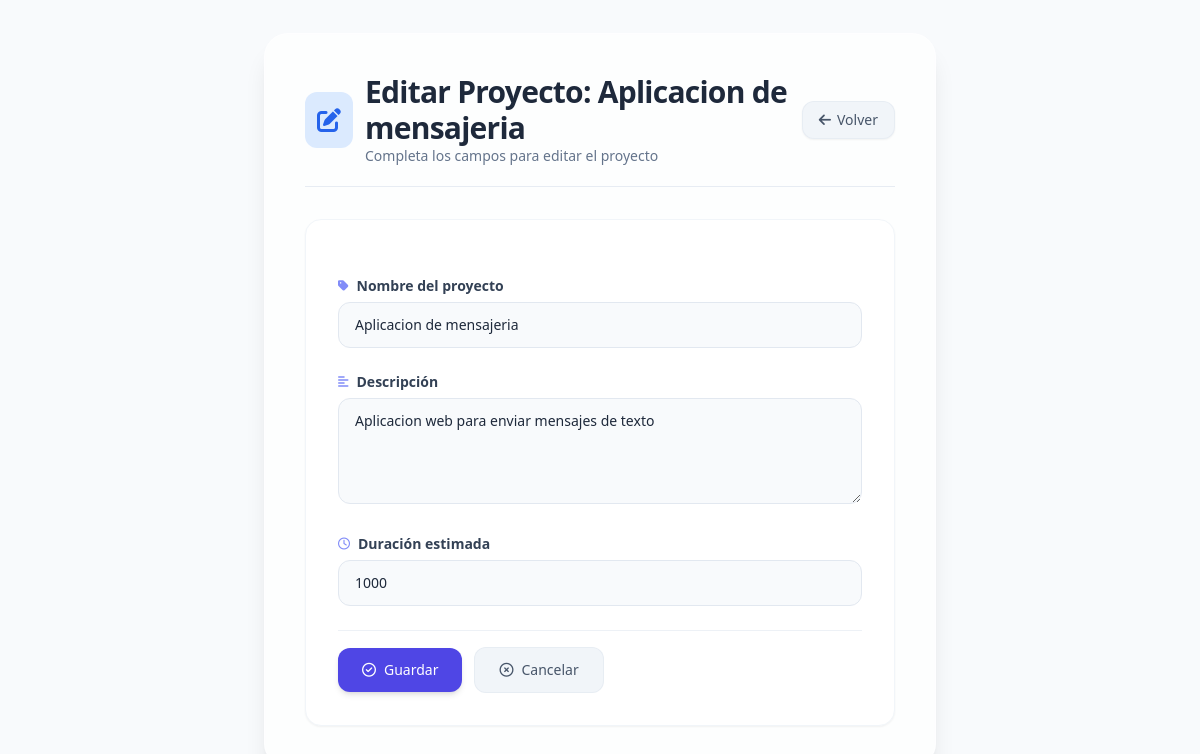
The page /proyectos/8/editar/ on the database its author committed.
### gestor_proyectos/models.py (models this page shows)
class Proyecto(models.Model):
  nombre = models.CharField(max_length=100) # Campo de texto (varchar)
  descripcion = models.TextField() # Campo de texto largo
  duracion = models.IntegerField() # Campo numérico entero

### gestor_proyectos/views.py (the view, shortened to what this page needs)
# urls.py: path('proyectos/<int:id>/editar/', views.editar_proyecto, name="editar_proyecto"),
def editar_proyecto(request, id):
  proyecto = Proyecto.objects.get(id=id)
  return render(request, 'editar-proyecto.html', {'proyecto': proyecto})

### gestor_proyectos/templates/editar-proyecto.html (shortened to what this page needs)
<!DOCTYPE html>
<html lang="es">
<head>
    <script src="https://cdn.tailwindcss.com"></script>
    <link rel="stylesheet" href="https://cdnjs.cloudflare.com/ajax/libs/font-awesome/6.5.2/css/all.min.css" />
</head>
<body class="min-h-screen flex items-center justify-center p-4 md:p-8 font-sans antialiased">
    <div class="w-full max-w-2xl bg-white/70 backdrop-blur-sm rounded-3xl shadow-xl p-6 md:p-10 border border-white/40">
        <div class="flex items-center gap-3 mb-8 border-b border-slate-200/80 pb-5">
            <div class="bg-blue-100 p-3 rounded-xl text-blue-600">
                <i class="fa-solid fa-pen-to-square text-2xl"></i>
            </div>
            <div class="flex-1">
                <h1 class="text-2xl md:text-3xl font-bold text-slate-800 tracking-tight">
                    Editar Proyecto: {{ proyecto.nombre }}
                </h1>
                <p class="text-sm text-slate-500 font-light">
                    Completa los campos para editar el proyecto
                </p>
            </div>
            <a href="{% url 'proyectos' %}"
               class="inline-flex items-center gap-1.5 px-4 py-2 bg-slate-100 text-slate-600 text-sm font-medium rounded-xl border border-slate-200/60 hover:bg-slate-200 hover:border-slate-300 transition-all duration-150 shadow-sm hover:shadow">
                <i class="fa-solid fa-arrow-left"></i>
                <span class="hidden sm:inline">Volver</span>
            </a>
        </div>
        <div class="form-card bg-white rounded-2xl p-6 md:p-8 border border-slate-100 shadow-sm">
            <form method="post" class="space-y-6">
                <div class="space-y-1.5">
                    <label for="id_nombre" class="flex items-center gap-2 text-sm font-semibold text-slate-700">
                        <i class="fa-solid fa-tag text-indigo-400 text-xs"></i>
                        Nombre del proyecto
                    </label>
                    <input type="text"
                           name="nombre"
                           id="id_nombre"
                           value="{{ proyecto.nombre }}"
                           required
                           placeholder="Ej: Desarrollo E-commerce"
                           class="w-full px-4 py-3 bg-slate-50 border border-slate-200 rounded-xl text-slate-800 placeholder:text-slate-400 text-sm focus:border-indigo-400 focus:ring-2 focus:ring-indigo-100 transition-all duration-150" />
                </div>
                <div class="space-y-1.5">
                    <label for="id_descripcion" class="flex items-center gap-2 text-sm font-semibold text-slate-700">
                        <i class="fa-solid fa-align-left text-indigo-400 text-xs"></i>
                        Descripción
                    </label>
                    <textarea name="descripcion"
                              id="id_descripcion"
                              rows="4"
                              required
                              placeholder="Describe el objetivo y alcance del proyecto..."
                              class="w-full px-4 py-3 bg-slate-50 border border-slate-200 rounded-xl text-slate-800 placeholder:text-slate-400 text-sm focus:border-indigo-400 focus:ring-2 focus:ring-indigo-100 transition-all duration-150 resize-y"
                              >{{ proyecto.descripcion }}</textarea>
                </div>
                <div class="space-y-1.5">
                    <label for="id_duracion" class="flex items-center gap-2 text-sm font-semibold text-slate-700">
                        <i class="fa-regular fa-clock text-indigo-400 text-xs"></i>
                        Duración estimada
                    </label>
                    <input type="number"
                           name="duracion"
                           id="id_duracion"
                           value="{{ proyecto.duracion }}"
                           required
                           placeholder="Duración en días: 30, 60, 180"
                           class="w-full px-4 py-3 bg-slate-50 border border-slate-200 rounded-xl text-slate-800 placeholder:text-slate-400 text-sm focus:border-indigo-400 focus:ring-2 focus:ring-indigo-100 transition-all duration-150" />
                </div>
                <div class="pt-4 flex flex-col sm:flex-row items-center gap-3 border-t border-slate-200/60">
                    <button type="submit"
                            class="w-full sm:w-auto inline-flex items-center justify-center gap-2 px-6 py-3 bg-indigo-600 text-white text-sm font-medium rounded-xl hover:bg-indigo-700 transition-all duration-150 shadow-md hover:shadow-lg focus:ring-2 focus:ring-indigo-300 focus:ring-offset-2">
                        <i class="fa-regular fa-circle-check"></i>
                        Guardar
                    </button>
                    <a href="{% url 'proyectos' %}"
                       class="w-full sm:w-auto inline-flex items-center justify-center gap-2 px-6 py-3 bg-slate-100 text-slate-600 text-sm font-medium rounded-xl hover:bg-slate-200 transition-all duration-150 border border-slate-200/60">
                        <i class="fa-regular fa-circle-xmark"></i>
                        Cancelar
                    </a>
                </div>
            </form>
        </div>
    </div>
</body>
</html>

### gestor_proyectos/templates/editar-proyecto.html (style rules this page uses)
body { background: #f8fafc; }
.form-card { transition: transform 0.15s ease, box-shadow 0.15s ease; }
input, textarea { transition: border-color 0.15s ease, box-shadow 0.15s ease; }

### rows shown on the page
Proyecto: nombre "Aplicacion de mensajeria", descripcion "Aplicacion web para enviar mensajes de texto", duracion "1000"
